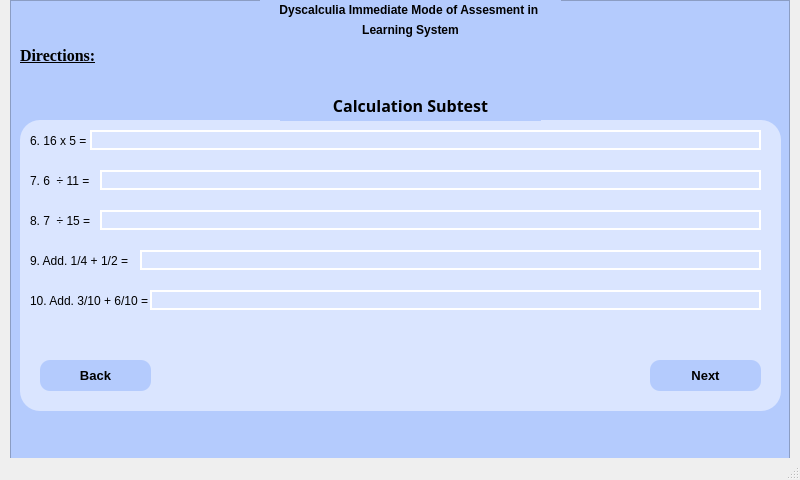
<?xml version="1.0" encoding="UTF-8"?>
<ui version="4.0">
 <class>MainWindow</class>
 <widget class="QMainWindow" name="MainWindow">
  <property name="geometry">
   <rect>
    <x>0</x>
    <y>0</y>
    <width>800</width>
    <height>480</height>
   </rect>
  </property>
  <property name="windowTitle">
   <string>MainWindow</string>
  </property>
  <widget class="QWidget" name="centralwidget">
   <widget class="QFrame" name="frame">
    <property name="geometry">
     <rect>
      <x>10</x>
      <y>0</y>
      <width>780</width>
      <height>480</height>
     </rect>
    </property>
    <property name="styleSheet">
     <string notr="true">background-color: rgb(180, 203, 253);</string>
    </property>
    <property name="frameShape">
     <enum>QFrame::StyledPanel</enum>
    </property>
    <property name="frameShadow">
     <enum>QFrame::Raised</enum>
    </property>
    <widget class="QLabel" name="label">
     <property name="geometry">
      <rect>
       <x>250</x>
       <y>0</y>
       <width>301</width>
       <height>20</height>
      </rect>
     </property>
     <property name="font">
      <font>
       <weight>75</weight>
       <bold>true</bold>
       <underline>false</underline>
      </font>
     </property>
     <property name="text">
      <string>Dyscalculia Immediate Mode of Assesment in </string>
     </property>
     <property name="alignment">
      <set>Qt::AlignCenter</set>
     </property>
     <property name="wordWrap">
      <bool>false</bool>
     </property>
    </widget>
    <widget class="QLabel" name="label_2">
     <property name="geometry">
      <rect>
       <x>250</x>
       <y>20</y>
       <width>301</width>
       <height>20</height>
      </rect>
     </property>
     <property name="font">
      <font>
       <weight>75</weight>
       <bold>true</bold>
       <underline>false</underline>
      </font>
     </property>
     <property name="text">
      <string>Learning System</string>
     </property>
     <property name="alignment">
      <set>Qt::AlignCenter</set>
     </property>
     <property name="wordWrap">
      <bool>false</bool>
     </property>
    </widget>
    <widget class="QLabel" name="label_3">
     <property name="geometry">
      <rect>
       <x>10</x>
       <y>40</y>
       <width>91</width>
       <height>31</height>
      </rect>
     </property>
     <property name="font">
      <font>
       <family>Times New Roman</family>
       <pointsize>12</pointsize>
       <weight>75</weight>
       <bold>true</bold>
       <underline>true</underline>
      </font>
     </property>
     <property name="mouseTracking">
      <bool>false</bool>
     </property>
     <property name="text">
      <string>Directions:</string>
     </property>
    </widget>
    <widget class="QFrame" name="frame_2">
     <property name="geometry">
      <rect>
       <x>10</x>
       <y>120</y>
       <width>761</width>
       <height>291</height>
      </rect>
     </property>
     <property name="styleSheet">
      <string notr="true">background-color: rgb(218, 229, 255);
border-radius: 20px;</string>
     </property>
     <property name="frameShape">
      <enum>QFrame::StyledPanel</enum>
     </property>
     <property name="frameShadow">
      <enum>QFrame::Raised</enum>
     </property>
     <widget class="QLabel" name="label_5">
      <property name="geometry">
       <rect>
        <x>10</x>
        <y>10</y>
        <width>741</width>
        <height>21</height>
       </rect>
      </property>
      <property name="text">
       <string>6. 16 x 5 = </string>
      </property>
     </widget>
     <widget class="QLabel" name="label_6">
      <property name="geometry">
       <rect>
        <x>10</x>
        <y>50</y>
        <width>741</width>
        <height>21</height>
       </rect>
      </property>
      <property name="text">
       <string>7. 6  ÷ 11 =</string>
      </property>
     </widget>
     <widget class="QLabel" name="label_7">
      <property name="geometry">
       <rect>
        <x>10</x>
        <y>90</y>
        <width>741</width>
        <height>21</height>
       </rect>
      </property>
      <property name="text">
       <string>8. 7  ÷ 15 =</string>
      </property>
     </widget>
     <widget class="QLabel" name="label_8">
      <property name="geometry">
       <rect>
        <x>10</x>
        <y>130</y>
        <width>741</width>
        <height>21</height>
       </rect>
      </property>
      <property name="text">
       <string>9. Add. 1/4 + 1/2 =</string>
      </property>
     </widget>
     <widget class="QLabel" name="label_9">
      <property name="geometry">
       <rect>
        <x>10</x>
        <y>170</y>
        <width>741</width>
        <height>21</height>
       </rect>
      </property>
      <property name="text">
       <string>10. Add. 3/10 + 6/10 =</string>
      </property>
     </widget>
     <widget class="QPushButton" name="pushButton">
      <property name="geometry">
       <rect>
        <x>20</x>
        <y>240</y>
        <width>111</width>
        <height>31</height>
       </rect>
      </property>
      <property name="font">
       <font>
        <pointsize>10</pointsize>
        <weight>75</weight>
        <bold>true</bold>
       </font>
      </property>
      <property name="cursor">
       <cursorShape>PointingHandCursor</cursorShape>
      </property>
      <property name="styleSheet">
       <string notr="true">background-color: rgb(180, 203, 253);
border-radius: 10px;</string>
      </property>
      <property name="text">
       <string>Back</string>
      </property>
     </widget>
     <widget class="QPushButton" name="pushButton_2">
      <property name="geometry">
       <rect>
        <x>630</x>
        <y>240</y>
        <width>111</width>
        <height>31</height>
       </rect>
      </property>
      <property name="font">
       <font>
        <pointsize>10</pointsize>
        <weight>75</weight>
        <bold>true</bold>
        <kerning>true</kerning>
       </font>
      </property>
      <property name="cursor">
       <cursorShape>PointingHandCursor</cursorShape>
      </property>
      <property name="acceptDrops">
       <bool>false</bool>
      </property>
      <property name="styleSheet">
       <string notr="true">background-color: rgb(180, 203, 253);
border-radius: 10px;</string>
      </property>
      <property name="text">
       <string>Next</string>
      </property>
      <property name="autoDefault">
       <bool>false</bool>
      </property>
     </widget>
     <widget class="QLineEdit" name="lineEdit">
      <property name="geometry">
       <rect>
        <x>70</x>
        <y>10</y>
        <width>671</width>
        <height>20</height>
       </rect>
      </property>
      <property name="styleSheet">
       <string notr="true">QLineEdit {
	border: 2px solid #FFFFFF;
}

QLineEdit:focus{
	border: 2px solid #000000
}</string>
      </property>
     </widget>
     <widget class="QLineEdit" name="lineEdit_2">
      <property name="geometry">
       <rect>
        <x>80</x>
        <y>50</y>
        <width>661</width>
        <height>20</height>
       </rect>
      </property>
      <property name="styleSheet">
       <string notr="true">QLineEdit {
	border: 2px solid #FFFFFF;
}

QLineEdit:focus{
	border: 2px solid #000000
}</string>
      </property>
     </widget>
     <widget class="QLineEdit" name="lineEdit_3">
      <property name="geometry">
       <rect>
        <x>80</x>
        <y>90</y>
        <width>661</width>
        <height>20</height>
       </rect>
      </property>
      <property name="styleSheet">
       <string notr="true">QLineEdit {
	border: 2px solid #FFFFFF;
}

QLineEdit:focus{
	border: 2px solid #000000
}</string>
      </property>
     </widget>
     <widget class="QLineEdit" name="lineEdit_4">
      <property name="geometry">
       <rect>
        <x>120</x>
        <y>130</y>
        <width>621</width>
        <height>20</height>
       </rect>
      </property>
      <property name="styleSheet">
       <string notr="true">QLineEdit {
	border: 2px solid #FFFFFF;
}

QLineEdit:focus{
	border: 2px solid #000000
}</string>
      </property>
     </widget>
     <widget class="QLineEdit" name="lineEdit_5">
      <property name="geometry">
       <rect>
        <x>130</x>
        <y>170</y>
        <width>611</width>
        <height>20</height>
       </rect>
      </property>
      <property name="styleSheet">
       <string notr="true">QLineEdit {
	border: 2px solid #FFFFFF;
}

QLineEdit:focus{
	border: 2px solid #000000
}</string>
      </property>
     </widget>
    </widget>
    <widget class="QLabel" name="label_4">
     <property name="geometry">
      <rect>
       <x>270</x>
       <y>90</y>
       <width>261</width>
       <height>31</height>
      </rect>
     </property>
     <property name="font">
      <font>
       <family>Baskerville Old Face</family>
       <pointsize>12</pointsize>
       <weight>75</weight>
       <bold>true</bold>
       <underline>false</underline>
      </font>
     </property>
     <property name="mouseTracking">
      <bool>false</bool>
     </property>
     <property name="text">
      <string>Calculation Subtest</string>
     </property>
     <property name="alignment">
      <set>Qt::AlignCenter</set>
     </property>
    </widget>
   </widget>
  </widget>
  <widget class="QMenuBar" name="menubar">
   <property name="geometry">
    <rect>
     <x>0</x>
     <y>0</y>
     <width>800</width>
     <height>21</height>
    </rect>
   </property>
  </widget>
  <widget class="QStatusBar" name="statusbar"/>
 </widget>
 <resources/>
 <connections/>
</ui>
